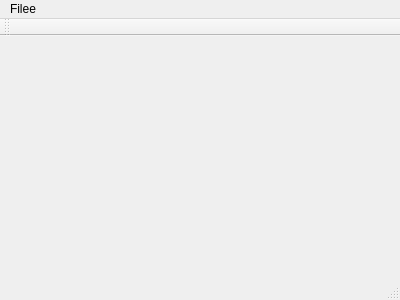
<?xml version="1.0" encoding="UTF-8"?>
<ui version="4.0">
 <class>CNNViewer</class>
 <widget class="QMainWindow" name="CNNViewer">
  <property name="geometry">
   <rect>
    <x>0</x>
    <y>0</y>
    <width>400</width>
    <height>300</height>
   </rect>
  </property>
  <property name="windowTitle">
   <string>CNNViewer</string>
  </property>
  <widget class="QWidget" name="centralWidget"/>
  <widget class="QMenuBar" name="menuBar">
   <property name="geometry">
    <rect>
     <x>0</x>
     <y>0</y>
     <width>400</width>
     <height>19</height>
    </rect>
   </property>
   <widget class="QMenu" name="menuFile">
    <property name="title">
     <string>Filee</string>
    </property>
    <addaction name="actionOpen"/>
    <addaction name="actionSave"/>
   </widget>
   <addaction name="menuFile"/>
  </widget>
  <widget class="QToolBar" name="mainToolBar">
   <attribute name="toolBarArea">
    <enum>TopToolBarArea</enum>
   </attribute>
   <attribute name="toolBarBreak">
    <bool>false</bool>
   </attribute>
  </widget>
  <widget class="QStatusBar" name="statusBar"/>
  <action name="actionOpen">
   <property name="text">
    <string>Open</string>
   </property>
  </action>
  <action name="actionSave">
   <property name="text">
    <string>Save</string>
   </property>
  </action>
 </widget>
 <layoutdefault spacing="6" margin="11"/>
 <resources/>
 <connections/>
</ui>
